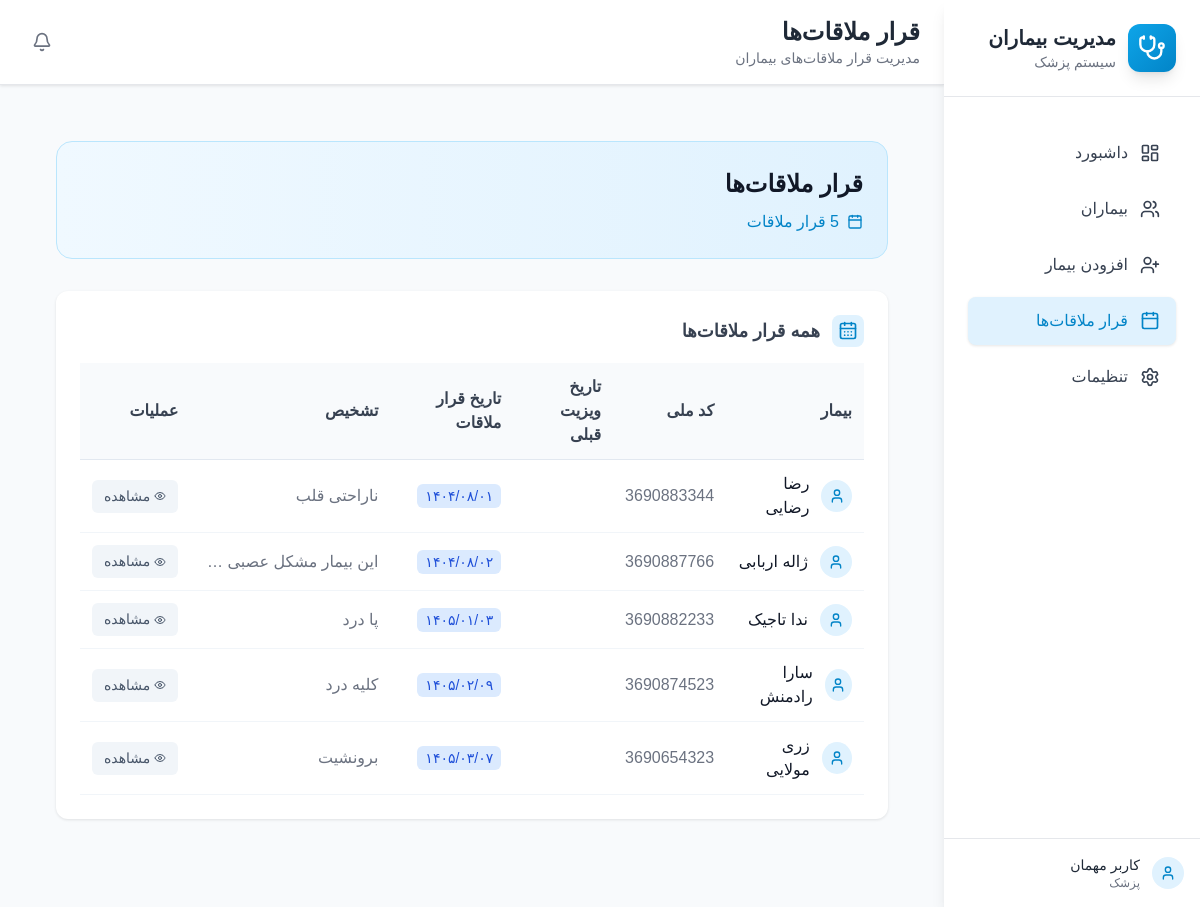
The app's page /appointments/ with its own data.
### patients/models.py (models this page shows, shortened)
class Visit(models.Model):
    patient = models.ForeignKey(Patient, on_delete=models.CASCADE, related_name='visits')
    visit_date = models.DateTimeField(auto_now_add=True)
    diagnosis = models.TextField()
    prescription = models.TextField(blank=True)
    notes = models.TextField(blank=True)
    next_visit_date = models.CharField(max_length=10, null=True, blank=True, help_text="تاریخ ویزیت بعدی به صورت شمسی (YYYY/MM/DD)")
    created_at = models.DateTimeField(auto_now_add=True)
    updated_at = models.DateTimeField(auto_now=True)
    class Meta:
        ordering = ['-visit_date']

class Patient(models.Model):
    GENDER_CHOICES = [
        ('M', 'مرد'),
        ('F', 'زن'),
        ('O', 'سایر'),
    ]
    first_name = models.CharField(max_length=100)
    last_name = models.CharField(max_length=100)
    national_id = models.CharField(
        max_length=20,
        unique=True,
        validators=[RegexValidator(
            regex=r'^\d+$',
            message='کد ملی باید فقط شامل اعداد باشد'
        )]
    )
    birth_date = models.CharField(max_length=10, help_text="تاریخ تولد به صورت شمسی (YYYY/MM/DD)")
    gender = models.CharField(max_length=1, choices=GENDER_CHOICES)
    phone = models.CharField(
        max_length=15,
        validators=[RegexValidator(
            regex=r'^\+?1?\d{9,15}$',
            message='شماره تلفن باید در فرمت صحیح وارد شود. حداکثر 15 رقم مجاز است.'
        )]
    )
    address = models.TextField()
    created_at = models.DateTimeField(auto_now_add=True)
    updated_at = models.DateTimeField(auto_now=True)
    class Meta:
        ordering = ['last_name', 'first_name']
    @property
    def full_name(self):
        return f"{self.first_name} {self.last_name}"

### patients/views.py (the view)
# urls.py: path('appointments/', views.appointments_list, name='appointments'),
def appointments_list(request):
    appointments = Visit.objects.filter(
        next_visit_date__isnull=False
    ).exclude(
        next_visit_date=''
    ).select_related('patient').order_by('next_visit_date')
    total_appointments = appointments.count()
    from datetime import datetime, timedelta
    today = datetime.now().date()
    next_week = today + timedelta(days=7)
    upcoming_appointments = []
    for appointment in appointments:
        try:
            jalali_parts = appointment.next_visit_date.split('/')
            if len(jalali_parts) == 3:
                jalali_year = int(jalali_parts[0])
                jalali_month = int(jalali_parts[1])
                jalali_day = int(jalali_parts[2])
                try:
                    import jdatetime
                    jalali_date = jdatetime.date(jalali_year, jalali_month, jalali_day)
                    gregorian_date = jalali_date.togregorian()
                except:
                    gregorian_date = today
                if today <= gregorian_date <= next_week:
                    upcoming_appointments.append({
                        'visit': appointment,
                        'gregorian_date': gregorian_date
                    })
        except:
            continue
    context = {
        'appointments': appointments,
        'total_appointments': total_appointments,
        'upcoming_appointments': upcoming_appointments,
    }
    return render(request, 'appointments.html', context)

### patients/context_processors.py (called while the page is built, shortened)
def notifications_context(request):
    if request.user.is_authenticated:
        unread_notifications_count = Notification.objects.filter(is_read=False).count()
    else:
        unread_notifications_count = 0
    return {'unread_notifications_count': unread_notifications_count}

def settings_context(request):
    return {
        'current_language': 'fa',
        'notifications_enabled': True,
        'current_theme': 'light',
    }

### patients/templatetags/jalali.py (called while the page is built)
def _to_datetime(value):
    if isinstance(value, datetime):
        return value
    if isinstance(value, date):
        return datetime(value.year, value.month, value.day)
    return None

@register.filter(name="jalali")
def jalali(value, fmt: str = "%Y/%m/%d"):
    if value in (None, ""):
        return ""
    if isinstance(value, str):
        if value.count('/') == 2 and len(value.split('/')) == 3:
            try:
                parts = value.split('/')
                if len(parts[0]) == 4 and len(parts[1]) == 2 and len(parts[2]) == 2:
                    year, month, day = int(parts[0]), int(parts[1]), int(parts[2])
                    if 1300 <= year <= 1500 and 1 <= month <= 12 and 1 <= day <= 31:
                        return value  # Already in Jalali format
            except (ValueError, IndexError):
                pass
    dt = _to_datetime(value)
    if not dt:
        return value
    if jdatetime is None:
        return dt.strftime(fmt)
    jdt = jdatetime.datetime.fromgregorian(datetime=dt)
    return jdt.strftime(fmt)

### templates/appointments.html (shortened to what this page needs)
{% extends 'base.html' %}
{% load static %}
{% load jalali %}
{% block page_title %}قرار ملاقات‌ها{% endblock %}
{% block page_subtitle %}مدیریت قرار ملاقات‌های بیماران{% endblock %}
{% block content %}
<div style="padding: 2rem;">
    <div style="background: linear-gradient(to right, #f0f9ff, #e0f2fe); border-radius: 1rem; padding: 1.5rem; border: 1px solid #bae6fd; margin-bottom: 2rem;">
        <div style="display: flex; flex-direction: column; align-items: flex-start;">
            <h2 style="font-size: 1.5rem; font-weight: bold; color: #111827; margin-bottom: 0.5rem;">قرار ملاقات‌ها</h2>
            <div style="display: flex; align-items: center; gap: 1rem;">
                <span style="display: flex; align-items: center; color: #0284c7;">
                    <i data-lucide="calendar" style="width: 1rem; height: 1rem; margin-left: 0.5rem;"></i>
                    {{ total_appointments }} قرار ملاقات
                </span>
            </div>
        </div>
    </div>
    <div style="background: white; border-radius: 0.75rem; padding: 1.5rem; margin-bottom: 2rem; box-shadow: 0 1px 3px rgba(0,0,0,0.1);">
        <div style="display: flex; align-items: center; margin-bottom: 1rem;">
            <div style="width: 2rem; height: 2rem; background: #e0f2fe; border-radius: 0.5rem; display: flex; align-items: center; justify-content: center; margin-left: 0.75rem;">
                <i data-lucide="calendar-days" style="width: 1.25rem; height: 1.25rem; color: #0284c7;"></i>
            </div>
            <h3 style="font-size: 1.125rem; font-weight: 600; color: #374151;">همه قرار ملاقات‌ها</h3>
        </div>
        {% if appointments %}
        <div style="overflow-x: auto;">
            <table style="width: 100%; border-collapse: collapse;">
                <thead>
                    <tr style="background: #f8fafc;">
                        <th style="padding: 0.75rem; text-align: right; font-weight: 600; color: #374151; border-bottom: 1px solid #e2e8f0;">بیمار</th>
                        <th style="padding: 0.75rem; text-align: right; font-weight: 600; color: #374151; border-bottom: 1px solid #e2e8f0;">کد ملی</th>
                        <th style="padding: 0.75rem; text-align: right; font-weight: 600; color: #374151; border-bottom: 1px solid #e2e8f0;">تاریخ ویزیت قبلی</th>
                        <th style="padding: 0.75rem; text-align: right; font-weight: 600; color: #374151; border-bottom: 1px solid #e2e8f0;">تاریخ قرار ملاقات</th>
                        <th style="padding: 0.75rem; text-align: right; font-weight: 600; color: #374151; border-bottom: 1px solid #e2e8f0;">تشخیص</th>
                        <th style="padding: 0.75rem; text-align: right; font-weight: 600; color: #374151; border-bottom: 1px solid #e2e8f0;">عملیات</th>
                    </tr>
                </thead>
                <tbody>
                    {% for appointment in appointments %}
                    <tr style="border-bottom: 1px solid #f1f5f9;">
                        <td style="padding: 0.75rem;">
                            <div style="display: flex; align-items: center; gap: 0.75rem;">
                                <div style="width: 2rem; height: 2rem; background: #e0f2fe; border-radius: 50%; display: flex; align-items: center; justify-content: center;">
                                    <i data-lucide="user" style="width: 1rem; height: 1rem; color: #0284c7;"></i>
                                </div>
                                <span style="font-weight: 500; color: #111827;">{{ appointment.patient.full_name }}</span>
                            </div>
                        </td>
                        <td style="padding: 0.75rem; color: #6b7280;">{{ appointment.patient.national_id }}</td>
                        <td style="padding: 0.75rem; color: #6b7280;">{{ appointment.visit_date|jalali:"%Y/%m/%d" }}</td>
                        <td style="padding: 0.75rem;">
                            <span style="background: #dbeafe; color: #1d4ed8; padding: 0.25rem 0.5rem; border-radius: 0.375rem; font-size: 0.875rem;">{{ appointment.next_visit_date|jalali:"%Y/%m/%d" }}</span>
                        </td>
                        <td style="padding: 0.75rem; color: #6b7280; max-width: 200px; overflow: hidden; text-overflow: ellipsis; white-space: nowrap;" title="{{ appointment.diagnosis }}">
                            {{ appointment.diagnosis|truncatechars:50 }}
                        </td>
                        <td style="padding: 0.75rem;">
                            <div style="display: flex; align-items: center; gap: 0.5rem;">
                                <a href="{% url 'patient_detail' appointment.patient.id %}"
                                   style="background: #f1f5f9; color: #475569; padding: 0.375rem 0.75rem; border-radius: 0.375rem; text-decoration: none; font-size: 0.875rem; display: flex; align-items: center; gap: 0.25rem;">
                                    <i data-lucide="eye" style="width: 0.75rem; height: 0.75rem;"></i>
                                    مشاهده
                                </a>
                            </div>
                        </td>
                    </tr>
                    {% endfor %}
                </tbody>
            </table>
        </div>
        {% endif %}
    </div>
</div>
{% endblock %}

### static/css/style.css (style rules this page uses)
body { font-family: 'Vazir', 'Tahoma', sans-serif; direction: rtl; margin: 0; padding: 0; }
th, td { text-align: right; }

### templates/base.html (style rules this page uses)
:root { --bg-primary: #ffffff; --bg-secondary: #f8fafc; --text-primary: #111827; --text-secondary: #6b7280; --border-color: #e5e7eb; --shadow: 0 1px 3px rgba(0,0,0,0.1); }
body { background-color: var(--bg-secondary) !important; color: var(--text-primary) !important; }
.bg-gray-50 { background-color: var(--bg-secondary) !important; }
* { transition: background-color 0.3s ease, color 0.3s ease, border-color 0.3s ease; }

### records on screen
Visit: patient.full_name "رضا رضایی", patient.national_id "3690883344", next_visit_date|jalali "۱۴۰۴/۰۸/۰۱", diagnosis "ناراحتی قلب"
Visit: patient.full_name "ژاله اربابی", patient.national_id "3690887766", next_visit_date|jalali "۱۴۰۴/۰۸/۰۲"
Visit: patient.full_name "ندا تاجیک", patient.national_id "3690882233", next_visit_date|jalali "۱۴۰۵/۰۱/۰۳", diagnosis "پا درد"
Visit: patient.full_name "سارا رادمنش", patient.national_id "3690874523", next_visit_date|jalali "۱۴۰۵/۰۲/۰۹", diagnosis "کلیه درد"
Visit: patient.full_name "زری مولایی", patient.national_id "3690654323", next_visit_date|jalali "۱۴۰۵/۰۳/۰۷", diagnosis "برونشیت"

### other values on screen
{{ total_appointments }} "5"
